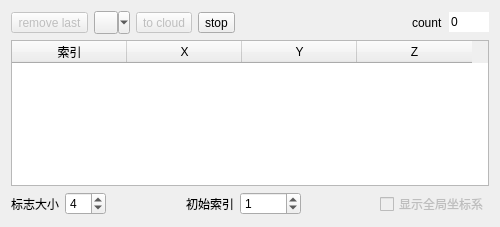
<?xml version="1.0" encoding="UTF-8"?>
<ui version="4.0">
 <class>PointListPickingDlg</class>
 <widget class="QDialog" name="PointListPickingDlg">
  <property name="geometry">
   <rect>
    <x>0</x>
    <y>0</y>
    <width>500</width>
    <height>227</height>
   </rect>
  </property>
  <property name="minimumSize">
   <size>
    <width>500</width>
    <height>0</height>
   </size>
  </property>
  <property name="windowTitle">
   <string>点列选取</string>
  </property>
  <layout class="QVBoxLayout" name="verticalLayout">
   <item>
    <layout class="QHBoxLayout" name="horizontalLayout">
     <item>
      <widget class="QToolButton" name="revertToolButton">
       <property name="enabled">
        <bool>false</bool>
       </property>
       <property name="statusTip">
        <string>删除上一个实体</string>
       </property>
       <property name="whatsThis">
        <string>删除上一个实体</string>
       </property>
       <property name="text">
        <string>remove last</string>
       </property>
       <property name="icon">
        <iconset resource="../icones.qrc">
         <normaloff>:/CC/images/smallReset.png</normaloff>:/CC/images/smallReset.png</iconset>
       </property>
      </widget>
     </item>
     <item>
      <widget class="QToolButton" name="exportToolButton">
       <property name="toolTip">
        <string>输出为ASCII文件</string>
       </property>
       <property name="statusTip">
        <string>输出为ASCII文件</string>
       </property>
       <property name="icon">
        <iconset resource="../icones.qrc">
         <normaloff>:/CC/images/ccSave.png</normaloff>:/CC/images/ccSave.png</iconset>
       </property>
       <property name="popupMode">
        <enum>QToolButton::MenuButtonPopup</enum>
       </property>
      </widget>
     </item>
     <item>
      <widget class="QToolButton" name="validToolButton">
       <property name="enabled">
        <bool>false</bool>
       </property>
       <property name="statusTip">
        <string>将列表转换为新云（并关闭对话框）</string>
       </property>
       <property name="whatsThis">
        <string>将列表转换为新云（并关闭对话框）</string>
       </property>
       <property name="text">
        <string>to cloud</string>
       </property>
       <property name="icon">
        <iconset resource="../icones.qrc">
         <normaloff>:/CC/images/smallValidate.png</normaloff>:/CC/images/smallValidate.png</iconset>
       </property>
      </widget>
     </item>
     <item>
      <widget class="QToolButton" name="cancelToolButton">
       <property name="toolTip">
        <string>关闭对话框(点列将丢失)</string>
       </property>
       <property name="statusTip">
        <string>关闭对话框(点列将丢失)</string>
       </property>
       <property name="text">
        <string>stop</string>
       </property>
       <property name="icon">
        <iconset resource="../icones.qrc">
         <normaloff>:/CC/images/smallCancel.png</normaloff>:/CC/images/smallCancel.png</iconset>
       </property>
      </widget>
     </item>
     <item>
      <spacer name="horizontalSpacer_2">
       <property name="orientation">
        <enum>Qt::Horizontal</enum>
       </property>
       <property name="sizeHint" stdset="0">
        <size>
         <width>40</width>
         <height>20</height>
        </size>
       </property>
      </spacer>
     </item>
     <item>
      <widget class="QLabel" name="label_2">
       <property name="text">
        <string>count</string>
       </property>
      </widget>
     </item>
     <item>
      <widget class="QLineEdit" name="countLineEdit">
       <property name="sizePolicy">
        <sizepolicy hsizetype="Fixed" vsizetype="Fixed">
         <horstretch>0</horstretch>
         <verstretch>0</verstretch>
        </sizepolicy>
       </property>
       <property name="maximumSize">
        <size>
         <width>40</width>
         <height>16777215</height>
        </size>
       </property>
       <property name="text">
        <string notr="true">0</string>
       </property>
       <property name="maxLength">
        <number>255</number>
       </property>
       <property name="frame">
        <bool>false</bool>
       </property>
       <property name="readOnly">
        <bool>true</bool>
       </property>
      </widget>
     </item>
    </layout>
   </item>
   <item>
    <widget class="QTableWidget" name="tableWidget">
     <property name="editTriggers">
      <set>QAbstractItemView::NoEditTriggers</set>
     </property>
     <property name="showDropIndicator" stdset="0">
      <bool>false</bool>
     </property>
     <property name="selectionMode">
      <enum>QAbstractItemView::NoSelection</enum>
     </property>
     <attribute name="horizontalHeaderDefaultSectionSize">
      <number>115</number>
     </attribute>
     <attribute name="verticalHeaderDefaultSectionSize">
      <number>20</number>
     </attribute>
     <column>
      <property name="text">
       <string>索引</string>
      </property>
     </column>
     <column>
      <property name="text">
       <string notr="true">X</string>
      </property>
     </column>
     <column>
      <property name="text">
       <string notr="true">Y</string>
      </property>
     </column>
     <column>
      <property name="text">
       <string notr="true">Z</string>
      </property>
     </column>
    </widget>
   </item>
   <item>
    <layout class="QHBoxLayout" name="horizontalLayout_2">
     <item>
      <widget class="QLabel" name="label">
       <property name="text">
        <string>标志大小</string>
       </property>
      </widget>
     </item>
     <item>
      <widget class="QSpinBox" name="markerSizeSpinBox">
       <property name="minimum">
        <number>1</number>
       </property>
       <property name="maximum">
        <number>99</number>
       </property>
       <property name="value">
        <number>4</number>
       </property>
      </widget>
     </item>
     <item>
      <spacer name="horizontalSpacer">
       <property name="orientation">
        <enum>Qt::Horizontal</enum>
       </property>
       <property name="sizeHint" stdset="0">
        <size>
         <width>40</width>
         <height>20</height>
        </size>
       </property>
      </spacer>
     </item>
     <item>
      <widget class="QLabel" name="label_3">
       <property name="text">
        <string>初始索引</string>
       </property>
      </widget>
     </item>
     <item>
      <widget class="QSpinBox" name="startIndexSpinBox">
       <property name="maximum">
        <number>10000</number>
       </property>
       <property name="singleStep">
        <number>1</number>
       </property>
       <property name="value">
        <number>1</number>
       </property>
      </widget>
     </item>
     <item>
      <spacer name="horizontalSpacer_3">
       <property name="orientation">
        <enum>Qt::Horizontal</enum>
       </property>
       <property name="sizeHint" stdset="0">
        <size>
         <width>40</width>
         <height>20</height>
        </size>
       </property>
      </spacer>
     </item>
     <item>
      <widget class="QCheckBox" name="showGlobalCoordsCheckBox">
       <property name="enabled">
        <bool>false</bool>
       </property>
       <property name="toolTip">
        <string>Show global coordinates (instead of shifted ones)</string>
       </property>
       <property name="text">
        <string>显示全局坐标系</string>
       </property>
      </widget>
     </item>
    </layout>
   </item>
  </layout>
 </widget>
 <resources>
  <include location="../icones.qrc"/>
 </resources>
 <connections/>
</ui>
